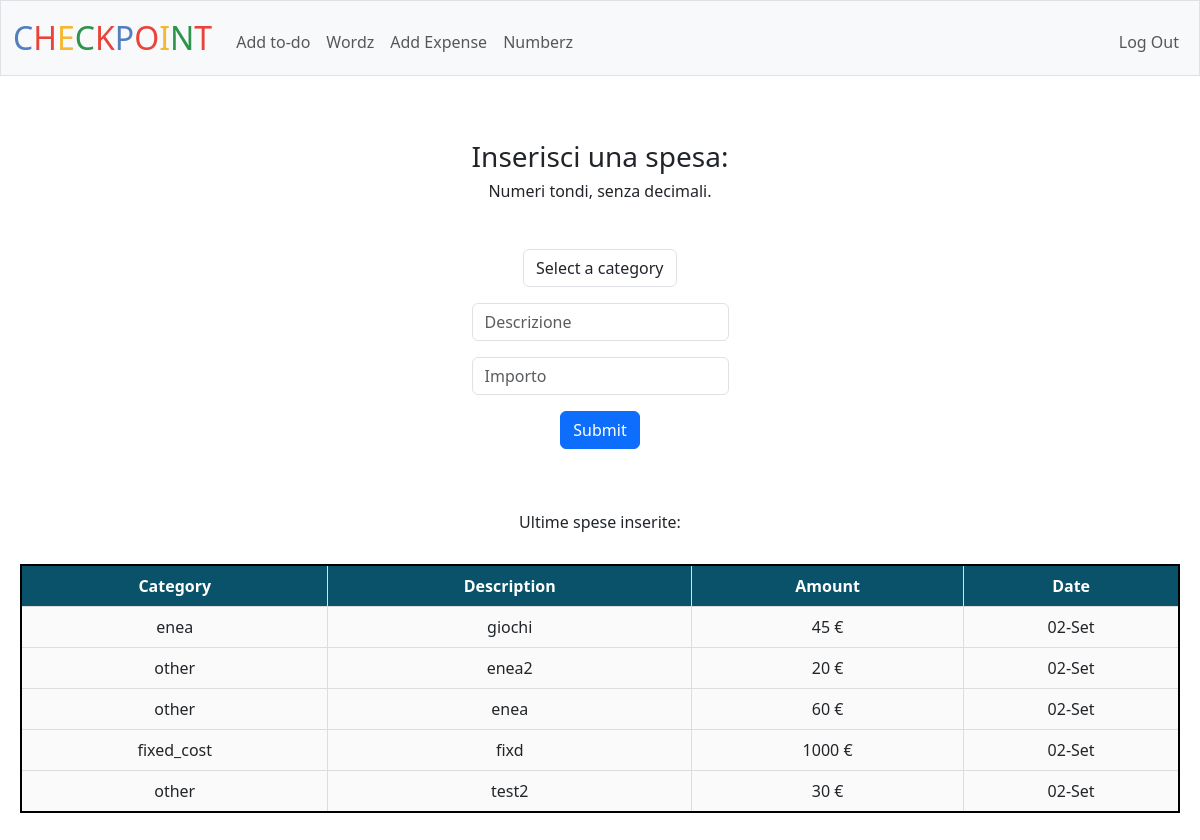
Page /expense (signed in) on the earlier database version.
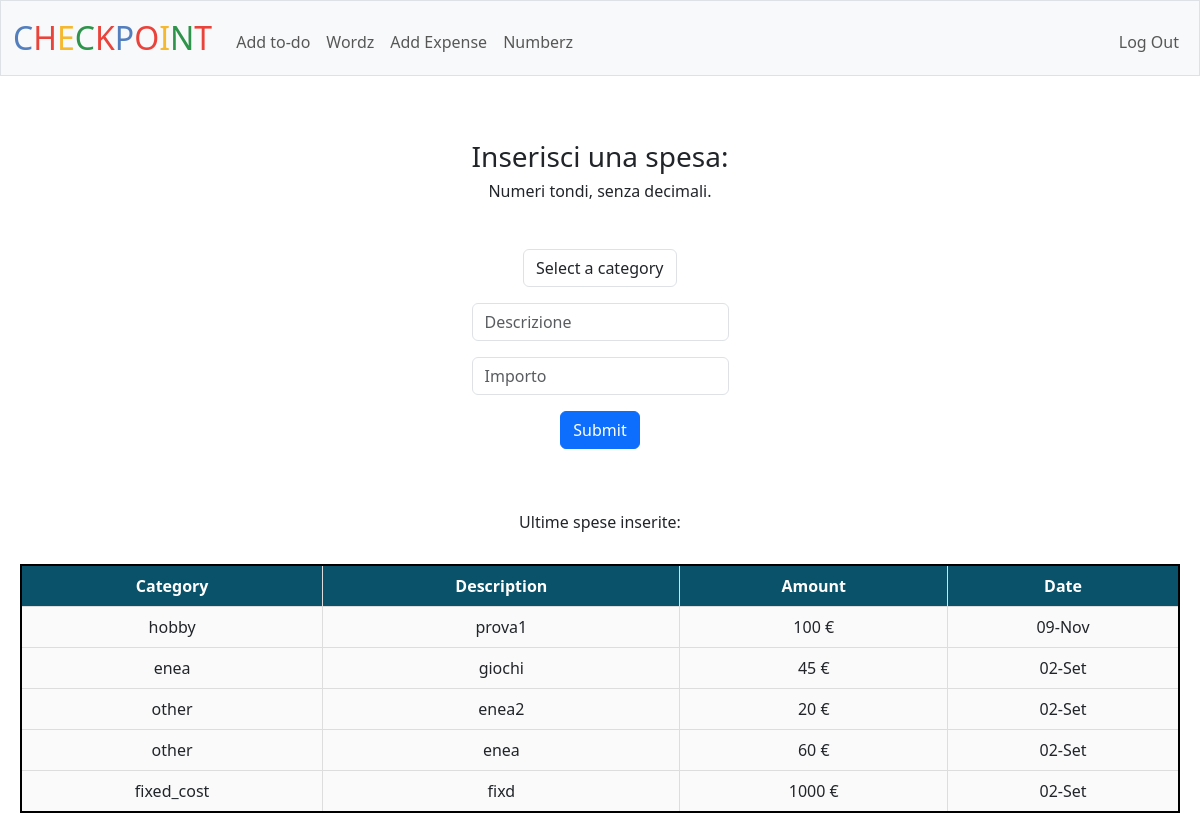
Same page on the later database version.
### tables this page shows
CREATE TABLE expenses (
id INTEGER PRIMARY KEY AUTOINCREMENT NOT NULL,
username TEXT,
category TEXT,
description TEXT,
amount INTEGER,
timedate DATETIME DEFAULT CURRENT_TIMESTAMP,
FOREIGN KEY (username) REFERENCES users(username)
);

### app.py (the view)
@app.route("/expense", methods=["GET", "POST"])
@login_required
def expense():
    if request.method == "POST":
        category=request.form.get("category")
        description=request.form.get("description")
        amount=request.form.get("amount")
        if not category or not amount or not description:
            return apology("Please fill all the checkbox.")
        amount=int(amount)
        if amount<=0:
            return apology("Please insert a number bigger than 0 :)")
        db.execute("INSERT INTO expenses (username, category, description, amount) VALUES (?,?,?,?)", session["username"], category, description, amount)
        return redirect("/expense")
    else:
        user_last_expenses=last_expenses(session["username"])
        return render_template("expense.html", user_last_expenses=user_last_expenses)

### app.py (called while the page is built)
@app.after_request
def after_request(response):
    response.headers["Cache-Control"] = "no-cache, no-store, must-revalidate"
    response.headers["Expires"] = 0
    response.headers["Pragma"] = "no-cache"
    return response

### helpers.py (called while the page is built)
def login_required(f):
    @wraps(f)
    def decorated_function(*args, **kwargs):
        if session.get("user_id") is None:
            return redirect("/login")
        return f(*args, **kwargs)
    return decorated_function

def last_expenses(username):
    return db.execute("""
        SELECT category, description, amount,
        strftime('%d', timedate) || '-' ||
        CASE strftime('%m', timedate)
            WHEN '01' THEN 'Gen' WHEN '02' THEN 'Feb'
            WHEN '03' THEN 'Mar' WHEN '04' THEN 'Apr'
            WHEN '05' THEN 'Mag' WHEN '06' THEN 'Giu'
            WHEN '07' THEN 'Lug' WHEN '08' THEN 'Ago'
            WHEN '09' THEN 'Set' WHEN '10' THEN 'Ott'
            WHEN '11' THEN 'Nov' WHEN '12' THEN 'Dic'
        END AS formatted_date
        FROM expenses
        WHERE username = ?
        ORDER BY timedate DESC
        LIMIT 5""", username)

### templates/expense.html (shortened to what this page needs)
{% extends "layout.html" %}
{% block main %}
    <div>
        <p>
            <h3> Inserisci una spesa:</h3>
            <h6> Numeri tondi, senza decimali.</h6><br>
        </p>
        <form action="/expense" method="post">
            <select class="form-control mx-auto w-auto mb-3" name="category">
                <option value="" disabled selected>Select a category</option>
            </select>
            <input class="form-control mx-auto w-auto mb-3" name="description" placeholder="Descrizione" type="text">
            <input class="form-control mx-auto w-auto mb-3" name="amount" placeholder="Importo" type="number">
            <button class="btn btn-primary" type="submit">Submit</button>
        </form>
    </div>
    <div>
        <p>
            <br><br><h6>Ultime spese inserite:</h6>
        </p>
        <table>
            <tr>
                <th>Category</th>
                <th>Description</th>
                <th>Amount</th>
                <th>Date</th>
            </tr>
            {% for row in user_last_expenses %}
            <tr>
                <td>{{ row.category }}</td>
                <td>{{ row.description }}</td>
                <td>{{ row.amount }} €</td>
                <td>{{ row.formatted_date }}</td>
            </tr>
            {% endfor %}
        </table>
    </div>
{% endblock %}

### templates/layout.html (shortened to what this page needs)
<!DOCTYPE html>
<html lang="en">
    <head>
        <link href="https://cdn.jsdelivr.net/npm/bootstrap@5.3.3/dist/css/bootstrap.min.css" rel="stylesheet">
        <link href="/static/styles.css" rel="stylesheet">
    </head>
    <body>
        <nav class="bg-light border navbar navbar-expand-md navbar-light">
            <div class="container-fluid">
                <a class="navbar-brand" href="/"><span class="blue">C</span><span class="red">H</span><span class="yellow">E</span><span class="green">C</span><span class="red">K</span><span class="blue">P</span><span class="red">O</span><span class="yellow">I</span><span class="green">N</span><span class="red">T</span></a>
                <div class="collapse navbar-collapse" id="navbar">
                    {% if session["user_id"] %}
                        <ul class="navbar-nav me-auto mt-2">
                            <li class="nav-item"><a class="nav-link" href="/todo">Add to-do</a></li>
                            <li class="nav-item"><a class="nav-link" href="/wordz">Wordz</a></li>
                            <li class="nav-item"><a class="nav-link" href="/expense">Add Expense</a></li>
                            <li class="nav-item"><a class="nav-link" href="/numberz">Numberz</a></li>
                        </ul>
                        <ul class="navbar-nav ms-auto mt-2">
                            <li class="nav-item"><a class="nav-link" href="/logout">Log Out</a></li>
                        </ul>
                    {% else %}
                        <ul class="navbar-nav ms-auto mt-2">
                            <li class="nav-item"><a class="nav-link" href="/register">Register</a></li>
                            <li class="nav-item"><a class="nav-link" href="/login">Log In</a></li>
                        </ul>
                    {% endif %}
                </div>
            </div>
        </nav>
        <main class="container py-5 text-center">
            {% block main %}{% endblock %}
        </main>
    </body>
</html>

### static/styles.css (style rules this page uses)
nav .navbar-brand { font-size: xx-large; }
nav .navbar-brand .blue { color: #537fbe; }
nav .navbar-brand .red { color: #ea433b; }
nav .navbar-brand .yellow { color: #f5b82e; }
nav .navbar-brand .green { color: #2e944b; }
table { margin-top: 2rem; margin-bottom: 3rem; margin-left: auto; margin-right: auto; border: 2px solid black; border-collapse: collapse; background-color: #FAFAFA; }
td, th { border: 1px solid black; padding: 8px; text-align: center; }
.highlight,th { background-color: #0A5269; color: white; }
.container { max-width: 1200px; margin: 0 auto; padding: 20px; }
table { width: 100%; border-collapse: collapse; }
table th, table td { border: 1px solid #ddd; padding: 8px; }

Differences in the rows shown:
no longer on this page (row unchanged): expenses: category "other", description "test2", amount "30", formatted_date "02-Set"
added expenses: category "hobby", description "prova1", amount "100", formatted_date "09-Nov"
